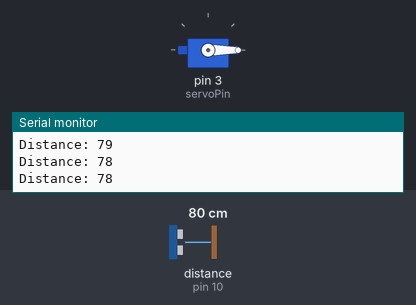
Recording of a sketch running on a simulated Arduino Uno, built with avr-gcc and run on an emulated ATmega328P. Parts: servo, the last lines printed to the serial monitor. Wiring (inferred from the names in the program): ultrasonic range finder: trigger pin 9; echo pin 10. Inputs (shaded band) come from the test bench; at power-on: distance to the obstacle (sensor on pin 10) 80 cm. The echo pulse lasts 58.3 µs per cm.

Above: at 1.3 s.
1.4 s: distance to the obstacle (sensor on pin 10) set to 13 cm
2.9 s: distance to the obstacle (sensor on pin 10) set to 10 cm
At 3.3 s:
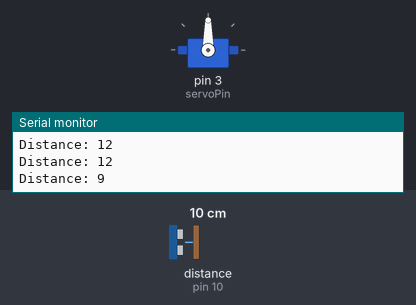
5.9 s: distance to the obstacle (sensor on pin 10) set to 18 cm
At 8.0 s:
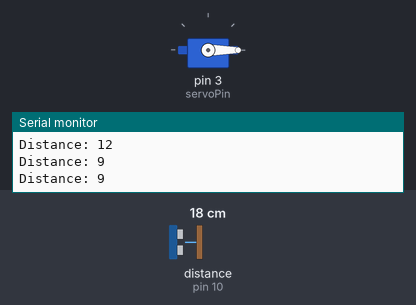
8.9 s: distance to the obstacle (sensor on pin 10) set to 2 cm
At 10.5 s:
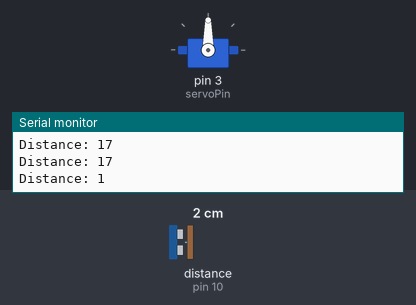
Timing chart, 0 to 12.9 s (numbered marks = the images above; inputs shaded):
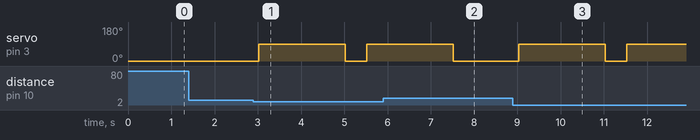

Measured:
- the behaviour switches between 12 and 11 cm on distance to the obstacle (sensor on pin 10) (found by bisection; images 0 and 1)
- after the input at 2.9 s, servo on pin 3 (servoPin): 0° → 90° after 0.12 s, → 0° 2.0 s later, → 90° 0.50 s later
- after the input at 5.9 s, servo on pin 3 (servoPin): goes on until 7.5 s, then stays 0°
- after the input at 8.9 s, servo on pin 3 (servoPin): 0° → 90° after 0.13 s, → 0° 2.0 s later, → 90° 0.50 s later

The sketch:

smartdustbin.ino.ino
```cpp
#include <Servo.h>

const int trigPin = 9;
const int echoPin = 10;
const int servoPin = 3;
long duration;
int distance;
Servo lidServo;

void setup() {
  pinMode(trigPin, OUTPUT);
  pinMode(echoPin, INPUT);
  lidServo.attach(servoPin);
  lidServo.write(0); // Lid closed
  Serial.begin(9600);
}

void loop() {
  // Send ultrasonic pulse
  digitalWrite(trigPin, LOW);
  delayMicroseconds(2);
  digitalWrite(trigPin, HIGH);
  delayMicroseconds(10);
  digitalWrite(trigPin, LOW);

  // Read echo
  duration = pulseIn(echoPin, HIGH);
  distance = duration * 0.034 / 2; // in cm

  Serial.print("Distance: ");
  Serial.println(distance);

  if (distance <= 10) {
    lidServo.write(90); // Open lid
    delay(2000);        // Wait for 2 seconds
    lidServo.write(0);  // Close lid
  }

  delay(500); // Wait before next check
}
```
